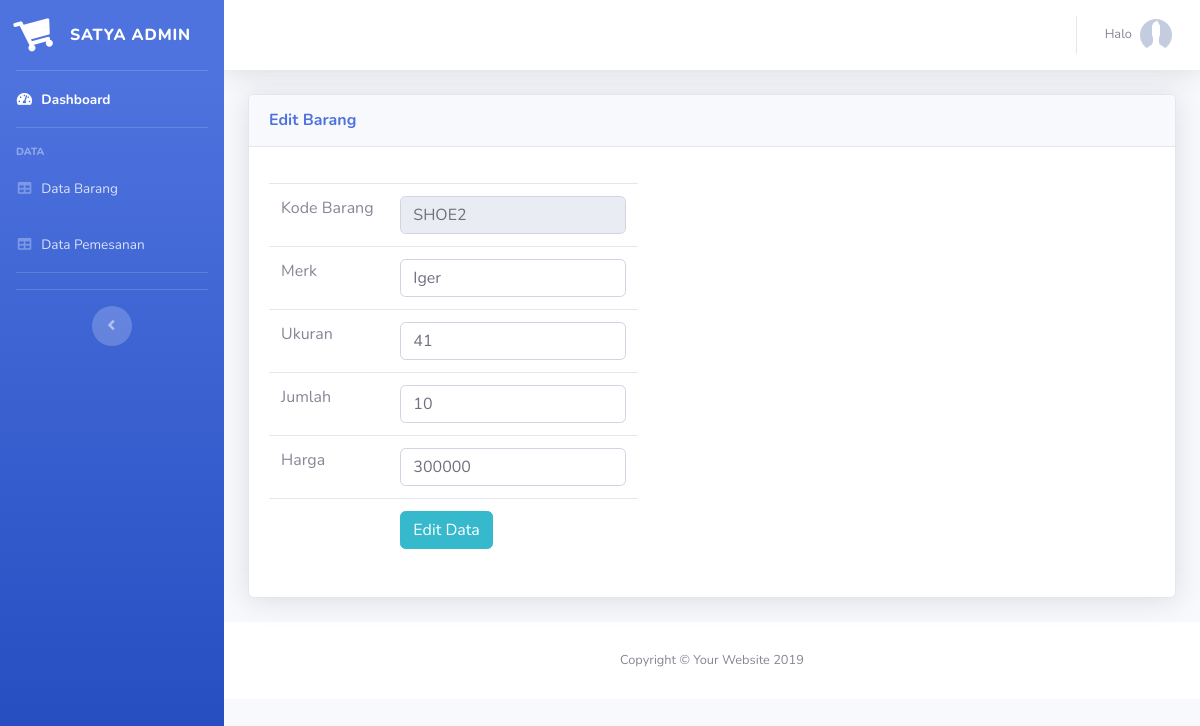
/sepatu/formeditbarang/SHOE2, run on the app's committed database.
### tables this page shows
CREATE TABLE `barang` (
  `kode` char(5) NOT NULL,
  `merk` varchar(30) NOT NULL,
  `ukuran` int(11) NOT NULL,
  `jumlah` int(11) NOT NULL,
  `harga` bigint(20) NOT NULL
);

### application/controllers/Sepatu.php (called while the page is built, shortened)
<?php
class Sepatu extends CI_Controller {
function __construct()
    {
		$this->load->model('M_sepatu','',TRUE);
		$this->load->helper(array('url'));
    }
	function formeditbarang($kode)
	{
        $data = array();
		$data['barang'] = $this->M_sepatu->tampilbarang()->result();
        $rs            = $this->M_sepatu->get_data_barang($kode);
        $row           = $rs->row();
        $data['row']   = $row;
        $this->load->view('Admin/v_header', $data);
		$this->load->view('Admin/v_editbarang',$data);
	}
}

### index.php (called while the page is built, shortened)
<?php
require_once BASEPATH.'core/CodeIgniter.php';

### application/models/M_sepatu.php (called while the page is built, shortened)
<?php
class M_sepatu extends CI_Model{
 public $barang = "barang";
	function get_data_barang($kode)
    {
        $this->db->where('kode', $kode);
        return $this->db->get($this->barang);
    }
}

### application/views/Admin/v_editbarang.php (the view, shortened to what this page needs)
<head>
</head>
    <div id="content-wrapper" class="d-flex flex-column">
      <div id="content">
        <nav class="navbar navbar-expand navbar-light bg-white topbar mb-4 static-top shadow">
          <ul class="navbar-nav ml-auto">
            <li class="nav-item dropdown no-arrow">
              <a class="nav-link dropdown-toggle" href="#" id="userDropdown" role="button" data-toggle="dropdown" aria-haspopup="true" aria-expanded="false">
                <span class="mr-2 d-none d-lg-inline text-gray-600 small">Halo <?php echo $this->session->userdata('name');?></span>
                <img class="img-profile rounded-circle">
              </a>
            </li>
          </ul>
        </nav>
        <div class="container-fluid">
          <div class="card shadow mb-4">
            <div class="card-header py-3">
              <h6 class="m-0 font-weight-bold text-primary">Edit Barang</h6>
            </div>
            <div class="card-body">
			 <table class="table table-condensed col-md-5">
             <form method="post" action="<?php echo base_url(). 'sepatu/editbarang'; ?>">
			 <tr>
				<div class="form-group">
					<td>Kode Barang</td>
					<td colspan="2"><input class = "form-control" type="text" name="kode" value="<?php echo $row->kode ?>" readonly></td>
				</div>
			</tr>
			<tr>
				<div class="form-group">
					<td>Merk</td>
					<td colspan="2"><input class = "form-control" type="text" name="merk" value="<?php echo $row->merk ?>" required></td>
				</div>
			</tr>
			 <tr>
				<div class="form-group">
					<td>Ukuran</td>
					<td colspan="2"><input class = "form-control" type="number" name="ukuran" value="<?php echo $row->ukuran ?>"required></td>
				</div>
			</tr>
			 <tr>
				<div class="form-group">
					<td>Jumlah</td>
					<td colspan="2"><input class = "form-control" type="number" name="jumlah" value="<?php echo $row->jumlah ?>"required></td>
				</div>
			</tr>
			 <tr>
				<div class="form-group">
					<td>Harga</td>
					<td colspan="2"><input class = "form-control" type="number" name="harga" value="<?php echo $row->harga ?>"required></td>
				</div>
			</tr>
			<tr>
				<td>&nbsp;</td>
				<td><input class ="btn btn-info" type="submit" value="Edit Data"><td>
			</tr>
			 </form>
           </table>
            </div>
          </div>
        </div>
      <footer class="sticky-footer bg-white">
        <div class="container my-auto">
          <div class="copyright text-center my-auto">
            <span>Copyright &copy; Your Website 2019</span>
          </div>
        </div>
      </footer>
    </div>
  </div>
</body>
</html>

### data on the page
barang: kode "SHOE2", merk "Iger", ukuran "41", jumlah "10", harga "300000"
